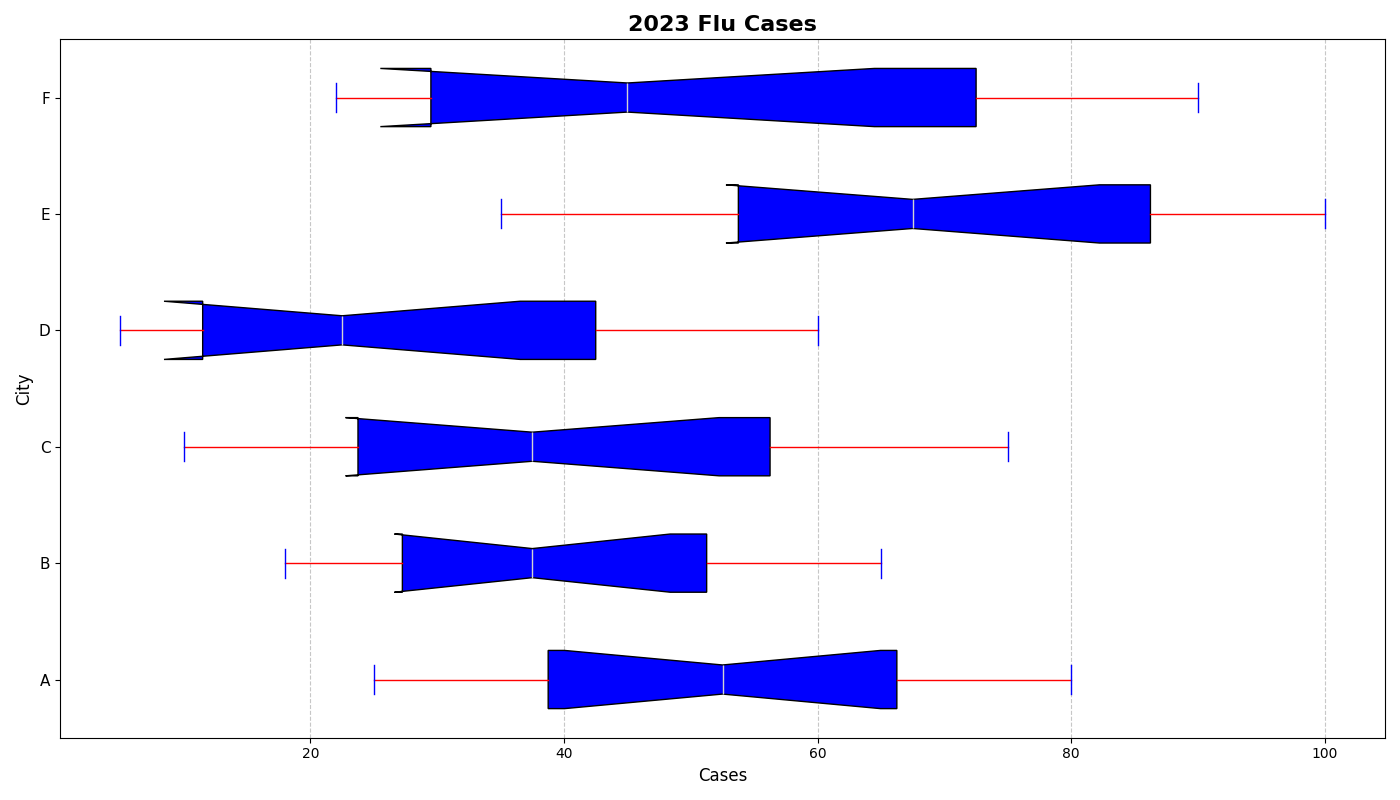

Source code (Python):
import matplotlib.pyplot as plt
import numpy as np

cities = ['A', 'B', 'C', 'D', 'E', 'F']

flu_cases_data = {
    'City A': [30, 25, 40, 35, 50, 60, 45, 55, 65, 70, 75, 80],
    'City B': [20, 18, 25, 28, 30, 35, 40, 45, 50, 55, 60, 65],
    'City C': [15, 10, 20, 25, 30, 35, 40, 45, 55, 60, 70, 75],
    'City D': [10, 5, 8, 12, 18, 20, 25, 30, 40, 50, 55, 60],
    'City E': [40, 35, 55, 50, 60, 65, 70, 75, 85, 90, 95, 100],
    'City F': [25, 22, 30, 28, 35, 40, 50, 60, 70, 80, 85, 90]
}

data_for_box = [
    flu_cases_data['City A'], 
    flu_cases_data['City B'], 
    flu_cases_data['City C'], 
    flu_cases_data['City D'], 
    flu_cases_data['City E'], 
    flu_cases_data['City F']
]

fig, ax = plt.subplots(figsize=(14, 8))

# Change here from vertical to horizontal by setting vert=False
box = ax.boxplot(data_for_box, vert=False, patch_artist=True, notch=True,
                 boxprops=dict(facecolor='blue', color='black'),
                 whiskerprops=dict(color='red'),
                 capprops=dict(color='blue'),
                 medianprops=dict(color='#D3D3D3'),
                 flierprops=dict(markerfacecolor='black', marker='o', markersize=5, alpha=0.6))

ax.set_title('2023 Flu Cases', fontsize=16, fontweight='bold')
ax.set_ylabel('City', fontsize=12)
ax.set_xlabel('Cases', fontsize=12)

ax.set_yticks(np.arange(1, len(cities) + 1))
ax.set_yticklabels(cities, fontsize=11)

ax.xaxis.grid(True, linestyle='--', alpha=0.7)

plt.tight_layout()

plt.show()
